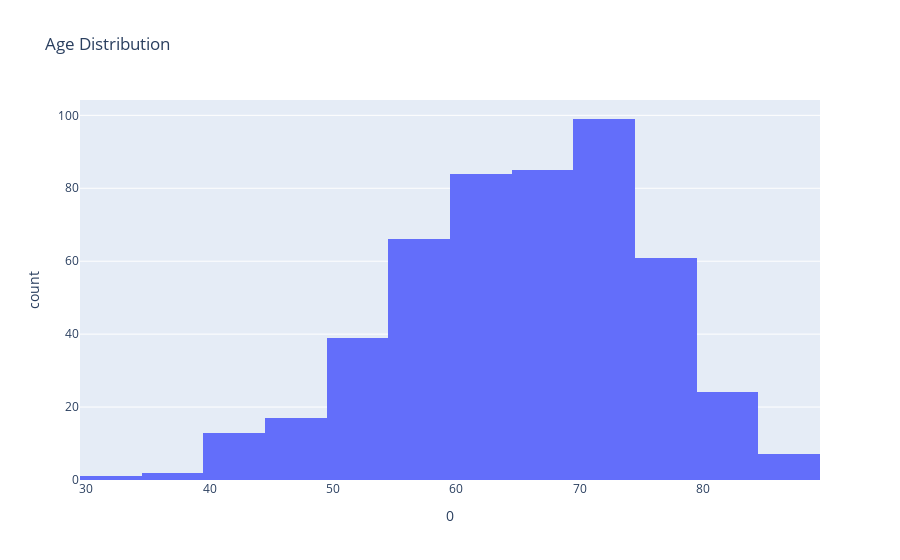

The notebook cell saved with this chart:
### Markdown cell above
### Age & Sex

### Code cell
import plotly.express as px

age = clinical['age_at_index'].str.extract(r'(\d+)')
age = age.astype(float)

fig = px.histogram(age, x=0, nbins=20, title='Age Distribution')
fig.show()

### Figure 1 — Plotly figure (JSON) as saved in the notebook; plotly's stock layout.template omitted (floating-point values rounded to 4 significant figures; data arrays with more than 128 entries replaced by an {"elided": "..."} marker saying what was removed)
{"data": [{"alignmentgroup": "True", "bingroup": "x", "hovertemplate": "0=%{x}<br>count=%{y}<extra></extra>", "legendgroup": "", "marker": {"color": "#636efa", "pattern": {"shape": ""}}, "name": "", "nbinsx": 20, "offsetgroup": "", "orientation": "v", "showlegend": false, "type": "histogram", "x": {"elided": "517 int values"}, "xaxis": "x", "yaxis": "y"}], "layout": {"barmode": "relative", "legend": {"tracegroupgap": 0}, "title": {"text": "Age Distribution"}, "xaxis": {"anchor": "y", "domain": [0, 1], "title": {"text": "0"}}, "yaxis": {"anchor": "x", "domain": [0, 1], "title": {"text": "count"}}}}
